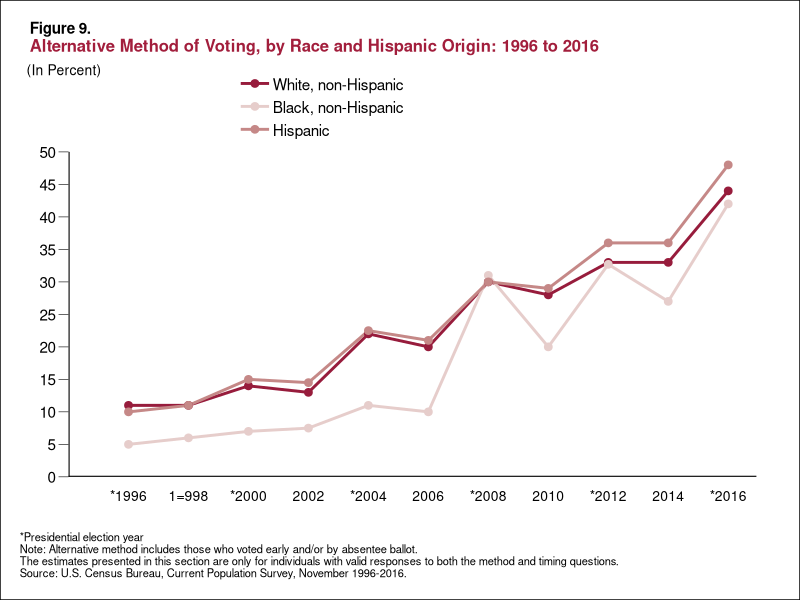
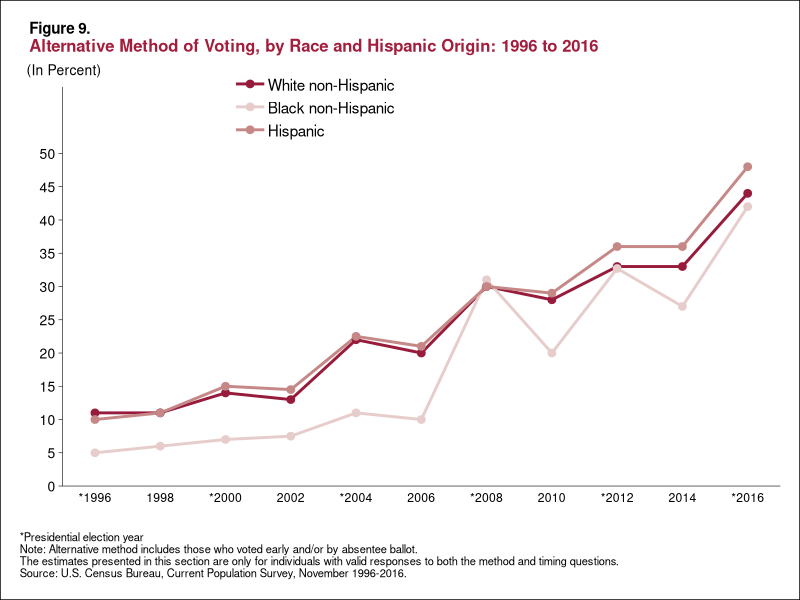

The R source for these figures, in order:
## ---- chunk 1
knitr::opts_chunk$set(echo = TRUE)
## ---- chunk 2
library(tidyverse)
# I like this for coloring text: https://wilkelab.org/ggtext/
library("ggtext")
library(grid)
library(rlang)
## ---- chunk 3
#Using custom line segments but changes the spacing of the x axis labeling in comparision to y axis line. 
age_groups= c("18-29 year olds", "30-44 year olds", "45-64 year olds", "65 years and older")
types= c("White, non-Hispanic", "Black, non-Hispanic", "Hispanic")
year_levels <- c("*1996", "1=998", "*2000", "2002", "*2004", "2006", "*2008", "2010", "*2012", "2014", "*2016")
percent<- c(5,10,15,20,25,30,35,40,45,50)
pop_colors <- c("#971c3c","#e6cdcb","#c58887")
# "#c58887" - Hispanic color "#971c3c"- White, non-hispanic color "#e6cdcb" - Black non hispanic color





vote_data<- tibble(
  vote_type = rep(types, 11),
  pop_groups= rep(year_levels, c(3,3,3,3,3,3,3,3,3,3,3)),
  amount= c(11,5,10,11,6,11,14,7,15,13,7.5,14.5,22,11,22.5,20,10,21,30,31,30,28,20,29,33,32.7,36,33,27,36,44,42,48), 
  fill= rep(pop_colors, 11)
)


vote_data<- vote_data%>%
  mutate(vote_type = factor(vote_type, levels= types),
         pop_groups= factor(pop_groups, levels=  year_levels),
         fill= factor(fill, levels= pop_colors))
area<- (ggplot(data= vote_data, aes(x= pop_groups, y= amount, group = vote_type, color= vote_type))+ geom_line(aes(color=vote_type), size =1)+ geom_point(aes(color=vote_type),size=2.3)+ scale_color_manual(values=pop_colors, guide_legend(label.vjust=2))+

 labs(title = "<span style = 'font-size:11pt; color:#000000'><b>Figure 9.</span></p><p><span style = 'font-size:12pt; color:#a21e3c'><b>Alternative Method of Voting, by Race and Hispanic Origin: 1996 to 2016</span></p>",
       subtitle = "<span style = 'font-size:10pt; color:#000000'>(In Percent)</span>",
       y = "",
       x = "",
       caption = "*Presidential election year\nNote: Alternative method includes those who voted early and/or by absentee ballot.\nThe estimates presented in this section are only for individuals with valid responses to both the method and timing questions.\nSource: U.S. Census Bureau, Current Population Survey, November 1996-2016."))


new<- (area + theme_classic()+
  theme(
           # Needed for using HTML syntax in plot title
           # plot.title = element_markdown(), 
           # Cleaned up some redundancies and combined your theme changes into one layer
           panel.grid = element_blank(),
           plot.background = element_rect(fill = "white", color = "black"),
           panel.grid.major = element_blank(),
           panel.grid.minor = element_blank(),
           plot.title = element_markdown(hjust= .05),
           plot.title.position = "plot",
           plot.caption.position = "plot",
           plot.subtitle = element_markdown(hjust=.01), 
           plot.caption = element_text(size = 8, color = "black", hjust = 0),
           axis.ticks = element_blank(),
           axis.line.y = element_blank(),
           axis.text.y= element_text(size=11, color="black"),
           axis.ticks.y= element_line(size=.2, color= "black"),
           axis.line.x.bottom = element_blank(),
           axis.text.x= element_text(color= "black", size=10),
           legend.key.height= unit(.2, 'cm'), legend.key.width= unit(.9, 'cm'),
           legend.spacing.x = unit(.1, 'cm'),
            plot.margin = unit(c(.5,.3,.5,.5), "cm"),
           legend.position=c(.35,.95),
           legend.text=element_text(margin=margin(t= 3, b=2), size=11),
           legend.title= element_blank(),
           legend.direction='vertical',
           legend.spacing = unit(10, 'cm'),
           axis.ticks.length=unit(0.1,"inch"))
+ scale_x_discrete(expand=expansion(mult=c(.1,.1)))
+ scale_y_continuous(breaks = c(0,5,10,15,20,25,30,35,40,45,50), limits= c(0,50), expand= expansion(mult=c(0,.2))))
new + annotate(x=0, xend= 0, y=0, yend=50, color="black", lwd=.75, geom= "segment")+ annotate(x=0, xend= 11.47, y=0, yend=0, lwd=.75, geom="segment")

## ---- chunk 4
#This plot shows the plot before using custom line segments. The y axis line is too long. 
age_groups= c("18-29 year olds", "30-44 year olds", "45-64 year olds", "65 years and older")
types= c("White non-Hispanic", "Black non-Hispanic", "Hispanic")
year_levels <- c("*1996", "1998", "*2000", "2002", "*2004", "2006", "*2008", "2010", "*2012", "2014", "*2016")
percent<- c(5,10,15,20,25,30,35,40,45,50)
pop_colors <- c("#971c3c","#e6cdcb","#c58887")
vote_data<- tibble(
  vote_type = rep(types, 11),
  pop_groups= rep(year_levels, c(3,3,3,3,3,3,3,3,3,3,3)),
  amount= c(11,5,10,11,6,11,14,7,15,13,7.5,14.5,22,11,22.5,20,10,21,30,31,30,28,20,29,33,32.7,36,33,27,36,44,42,48), 
  fill= rep(pop_colors, 11)
)
vote_data<- vote_data%>%
  mutate(vote_type = factor(vote_type, levels= types),
         pop_groups= factor(pop_groups, levels=  year_levels),
         fill= factor(fill, levels= pop_colors))
area<- (ggplot(data= vote_data, aes(x= pop_groups, y= amount, group = vote_type, color= vote_type))+ geom_line(aes(color=vote_type), size =1)+ geom_point(aes(color=vote_type),size=2.3)+ scale_color_manual(values=pop_colors, guide_legend(label.vjust=2))+
 labs(title = "<span style = 'font-size:11pt; color:#000000'><b>Figure 9.</span></p><p><span style = 'font-size:12pt; color:#a21e3c'><b>Alternative Method of Voting, by Race and Hispanic Origin: 1996 to 2016</span></p>",
       subtitle = "<span style = 'font-size:10pt; color:#000000'>(In Percent)</span>",
       y = "",
       x = "",
       caption = "*Presidential election year\nNote: Alternative method includes those who voted early and/or by absentee ballot.\nThe estimates presented in this section are only for individuals with valid responses to both the method and timing questions.\nSource: U.S. Census Bureau, Current Population Survey, November 1996-2016."))
new<- (area + theme_classic()+
  theme(
           # Needed for using HTML syntax in plot title
           # plot.title = element_markdown(), 
           # Cleaned up some redundancies and combined your theme changes into one layer
           panel.grid = element_blank(),
           plot.background = element_rect(fill = "white", color = "black"),
           panel.grid.major = element_blank(),
           panel.grid.minor = element_blank(),
           plot.title = element_markdown(hjust= .05),
           plot.title.position = "plot",
           plot.caption.position = "plot",
           plot.subtitle = element_markdown(hjust=.01), 
           plot.caption = element_text(size = 8, color = "black", hjust = 0),
           axis.ticks = element_blank(),
           axis.line.y = element_line(size=.2, color= "black"),
           axis.text.y= element_text(size=10, color="black"),
           axis.ticks.y= element_line(size=.2),
           axis.line.x.bottom = element_line(size=.2, color= "black", linetype="solid"),
           axis.text.x= element_text(color= "black"),
           legend.key.height= unit(.2, 'cm'), legend.key.width= unit(.9, 'cm'),
           legend.spacing.x = unit(.1, 'cm'),
            plot.margin = unit(c(.5,.5,.5,.5), "cm"),
           legend.position=c(.35,.95),
           legend.text=element_text(margin=margin(t= 3, b=2), size=11),
           legend.title= element_blank(),
           legend.direction='vertical',
           legend.spacing = unit(10, 'cm'))
+ scale_x_discrete(expand=c(.05,0))
+ scale_y_continuous(breaks = c(0,5,10,15,20,25,30,35,40,45,50), limits= c(0,50), expand= expansion(mult=c(0,.2))))
new 
